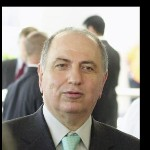
#> input picture Data/LightIntensity/Ahmed_Chalabi_0001.jpg, 150 x 150 px; its folder holds only this picture in this run
$ python SetBrightness.py
#> lines starting #> are read from the running program, lines starting #| are printed output that depends on the picture
from PIL import Image, ImageEnhance
import glob
image_list = []

for filename in glob.glob('Data/LightIntensity/*.jpg'): #assuming gif
    im=Image.open(filename)
#> im is the input picture: PIL image 150x150 RGB; mean R, G, B 142.8, 136.5, 128.3
    enhancer = ImageEnhance.Brightness(im)
    enhanced_im = enhancer.enhance(1.5)
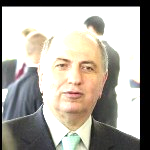
#> enhanced_im: PIL image 150x150 RGB; mean R, G, B 175.1, 169.8, 161.3
    image_list.append(im)
    enhanced_im.save(str("50" + filename))
    enhancer = ImageEnhance.Brightness(im)
    enhanced_im = enhancer.enhance(2.0)
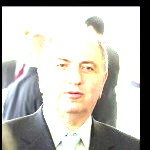
#> enhanced_im: PIL image 150x150 RGB; mean R, G, B 189.7, 187.3, 181.4
    image_list.append(im)
    enhanced_im.save(str("100" + filename))
    enhancer = ImageEnhance.Brightness(im)
    enhanced_im = enhancer.enhance(0.6)
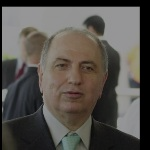
#> enhanced_im: PIL image 150x150 RGB; mean R, G, B 85.3, 81.5, 76.7
    image_list.append(im)
    enhanced_im.save(str("-50" + filename))
    enhancer = ImageEnhance.Brightness(im)
    enhanced_im = enhancer.enhance(0.3)
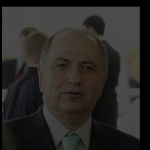
#> enhanced_im: PIL image 150x150 RGB; mean R, G, B 42.5, 40.6, 38.1
    image_list.append(im)
    enhanced_im.save(str("-100" + filename))
print(image_list)
#> (printed output is left out)

$ run again, on Data/LightIntensity/Allyson_Felix_0001.jpg
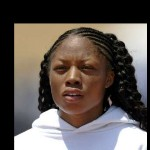
#> input picture Data/LightIntensity/Allyson_Felix_0001.jpg, 150 x 150 px
#> im is the input picture: PIL image 150x150 RGB; mean R, G, B 97, 88.3, 83.5
#> `enhanced_im = enhancer.enhance(0.6)`:
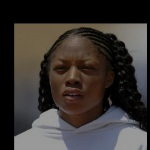
#> enhanced_im: PIL image 150x150 RGB; mean R, G, B 57.9, 52.7, 49.8
#> `enhanced_im = enhancer.enhance(0.3)`:
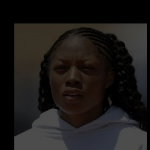
#> enhanced_im: PIL image 150x150 RGB; mean R, G, B 28.7, 26.2, 24.7
#> (printed output is left out)

$ run again, on Data/LightIntensity/Angela_Bassett_0001.jpg
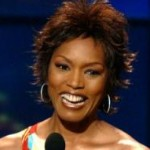
#> input picture Data/LightIntensity/Angela_Bassett_0001.jpg, 150 x 150 px
#> im is the input picture: PIL image 150x150 RGB; mean R, G, B 65.2, 49.2, 49.5
#> `enhanced_im = enhancer.enhance(0.6)`:
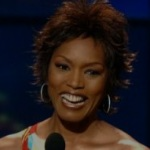
#> enhanced_im: PIL image 150x150 RGB; mean R, G, B 38.8, 29.1, 29.3
#> `enhanced_im = enhancer.enhance(0.3)`:
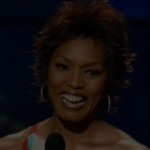
#> enhanced_im: PIL image 150x150 RGB; mean R, G, B 19.1, 14.3, 14.4
#> (printed output is left out)

$ run again, on Data/LightIntensity/Ashanti_0001.jpg
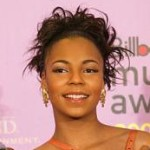
#> input picture Data/LightIntensity/Ashanti_0001.jpg, 150 x 150 px
#> im is the input picture: PIL image 150x150 RGB; mean R, G, B 192.8, 142.9, 134.2
#> `enhanced_im = enhancer.enhance(0.6)`:
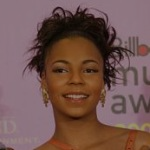
#> enhanced_im: PIL image 150x150 RGB; mean R, G, B 115.3, 85.3, 80.1
#> `enhanced_im = enhancer.enhance(0.3)`:
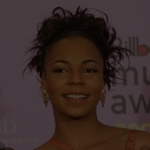
#> enhanced_im: PIL image 150x150 RGB; mean R, G, B 57.4, 42.4, 39.8
#> (printed output is left out)

$ run again, on Data/LightIntensity/Al_Sharpton_0001.jpg
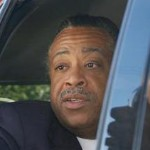
#> input picture Data/LightIntensity/Al_Sharpton_0001.jpg, 150 x 150 px
#> im is the input picture: PIL image 150x150 RGB; mean R, G, B 78.8, 79.7, 82.6
#> `enhanced_im = enhancer.enhance(0.3)`:
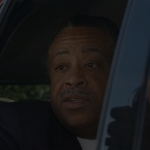
#> enhanced_im: PIL image 150x150 RGB; mean R, G, B 23.2, 23.5, 24.3
#> (printed output is left out)
